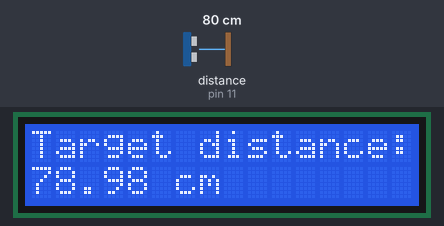
A sketch run on a simulated Arduino Uno, built with avr-gcc and run on an emulated ATmega328P. Shown: 16×2 character LCD. Wiring (inferred from the names in the program): ultrasonic range finder: trigger pin 13; echo pin 11. The test bench sets the inputs (shaded band); at power-on: distance to the obstacle (sensor on pin 11) 80 cm. The echo pulse lasts 58.3 µs per cm.

Above: at 4.2 s.
4.3 s: distance to the obstacle (sensor on pin 11) set to 2 cm
At 6.8 s:
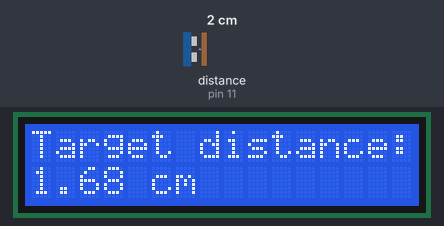
7.3 s: distance to the obstacle (sensor on pin 11) set to 4 cm
At 9.8 s:
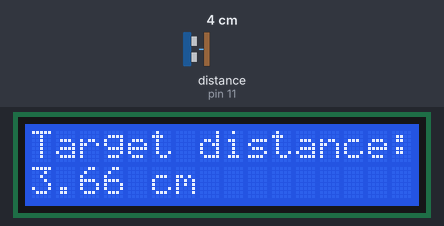
10.3 s: distance to the obstacle (sensor on pin 11) set to 9 cm
At 13.0 s:
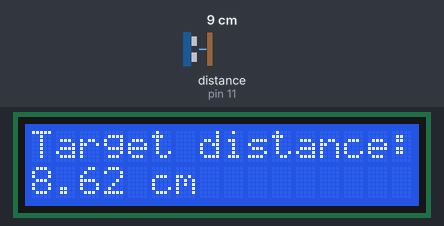
Timing chart, 0 to 14.5 s (numbered marks = the images above; inputs shaded):
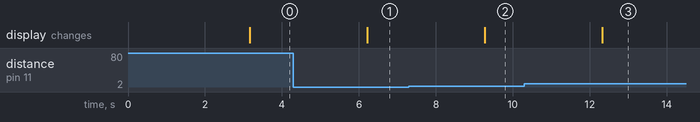

Measured:
- after the input at 4.3 s, the display: changes after 1.9 s (image 1)
- after the input at 7.3 s, the display: changes after 2.0 s (image 2)
- after the input at 10.3 s, the display: changes after 2.0 s (image 3)

The sketch:

ultrasonic-poc.ino
```cpp
// Ultrasonic sensor poc

// Now with added liquid crystal display

#include <LiquidCrystal.h>
LiquidCrystal myLCD(10,9,5,4,3,2);


int pinTrig = 13;
int pinEcho = 11;

int samples = 10;

float pingTime;
float pingSum;
float averagePingTime;
float targetDistance;
float speedOfSound = 340;   // speed of sounds in metres/sec


void setup() {
  // put your setup code here, to run once:

  Serial.begin(9600);

  myLCD.begin(16,2);
  myLCD.setCursor(0,0);
  myLCD.print("Dave's distance");
  myLCD.setCursor(0,1);
  myLCD.print("metre !!");

  pinMode(pinTrig, OUTPUT);
  pinMode(pinEcho, INPUT);

  delay(3000);
}

void printSerial(){

  Serial.print("Average round trip time is ");
  Serial.print(averagePingTime);
  Serial.println(" microseconds");
  Serial.print("Target distance is ");
  Serial.print(targetDistance);
  Serial.println(" cms away");
  Serial.println(" ");

}

void printLCD(){

  myLCD.setCursor(0,0);
  myLCD.print("Target distance:");
  myLCD.setCursor(0,1);
  myLCD.print("                ");
  myLCD.setCursor(0,1);
  myLCD.print(targetDistance);
  myLCD.print(" cm");
}

void loop() {
  // put your main code here, to run repeatedly:

  pingSum=0;

  for (int count=1; count < samples+1; count++){
    digitalWrite(pinTrig, LOW);
    delayMicroseconds(2000);
    digitalWrite(pinTrig, HIGH);
    delayMicroseconds(15);
    digitalWrite(pinTrig, LOW);

    pingTime = pulseIn(pinEcho, HIGH);
    pingSum = pingSum + pingTime;

    delayMicroseconds(2000);

  }

  averagePingTime = pingSum / samples;

  targetDistance = ((speedOfSound * (averagePingTime / 1000000) /2 ) * 100);

  //printSerial();
  printLCD();

  delay(3000);

}
```
